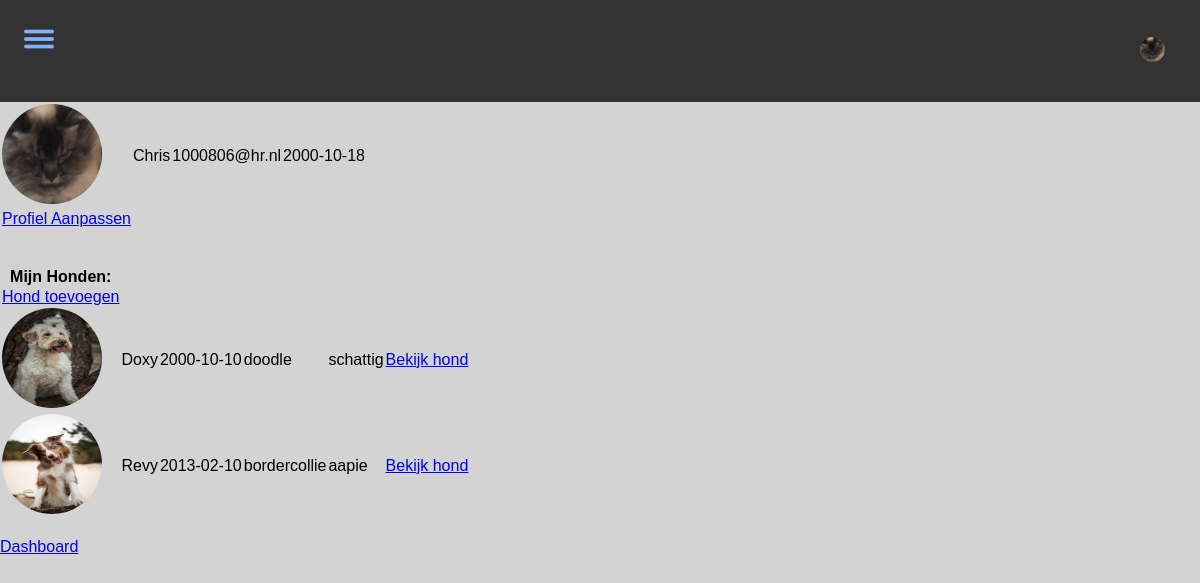
/user/profile (signed in), run on the app's committed database.
### tables this page shows
CREATE TABLE "user" (
	"ID"	INTEGER,
	"name"	TEXT,
	"email"	TEXT,
	"birthday"	TEXT,
	"profilepic"	TEXT,
	"password"	TEXT,
	PRIMARY KEY("ID" AUTOINCREMENT)
);

CREATE TABLE "dog" (
	"ID"	INTEGER UNIQUE,
	"name"	TEXT,
	"birthday"	TEXT,
	"profilepic"	TEXT,
	"race"	TEXT,
	"character"	TEXT,
	"userID"	INTEGER,
	PRIMARY KEY("ID" AUTOINCREMENT)
);

### app.py (the view)
@app.route("/user/profile")
def profile():
    return userController.user.profile()

### controllers/userController.py (called while the page is built)
    def profile():
        if session.get('loggedin') == True:
            userData = dataHandler.selectUserData()
            dogData = dogDataHandler.selectUserDogs()
            return render_template("profile.html", userData = userData, dogs = dogData)
        else:
            return redirect("/login")

### handlers/dogDataHandler.py (called while the page is built)
    def selectUserDogs():
        sqlConnection = sqlite3.connect(DATABASE)
        cursor = sqlConnection.cursor()
        dogSelect = """SELECT * FROM dog WHERE userID = ?"""
        cursor.execute(dogSelect, (session['id'], ))
        selectedDogData = cursor.fetchall()
        cursor.close()
        print(selectedDogData)
        sqlConnection.close()
        return selectedDogData

### handlers/userDataHandler.py (called while the page is built)
    def selectUserData():
        sqlConnection = sqlite3.connect(DATABASE)
        cursor = sqlConnection.cursor()
        userSelect = """SELECT * FROM user WHERE id = ?"""
        cursor.execute(userSelect, (session['id'], ))
        selectedUserData = cursor.fetchone()
        cursor.close()
        userData = {
            'profilepic' : selectedUserData[4],
            'name' : selectedUserData[1],
            'email' : selectedUserData[2],
            'birthday' : selectedUserData[3],
            'password' : selectedUserData[5]
        }
        sqlConnection.close()
        return userData

### templates/profile.html (shortened to what this page needs)
{% include 'navbar.html' %}
{% block content %}
    <body>
        <table class="profile">
            <tr>
                <td><img src="/static/user/{{ userData.profilepic }}" alt="user image"></td>
                <td>{{ userData.name }}</td>
                <td>{{ userData.email }}</td>
                <td>{{ userData.birthday }}</td>
            </tr>
            <tr>
                <td><a href="{{ url_for('editUserProfile') }}">Profiel Aanpassen</a></td>
            </tr>
        </table>
        <table>
            <tr>
                <th>Mijn Honden:</th>
            </tr>
            <tr>
                <td><a href="{{ url_for('addDog') }}">Hond toevoegen</a></td>
            </tr>
            {% for dog in dogs %}
            <tr>
                <td><img src="/static/dog/{{ dog[3] }}" alt="dog image" class="dogImg"></td>
                <td>{{ dog[1] }}</td>
                <td>{{ dog[2] }}</td>
                <td>{{ dog[4] }}</td>
                <td>{{ dog[5] }}</td>
                <br>
                <td><a href="/dog/{{ dog[1] }}">Bekijk hond</a></td>
            </tr>
            {% endfor %}
        </table>
        <br>
        <a href="{{ url_for('dashboard') }}">Dashboard</a>
    </body>
{% endblock %}

### templates/navbar.html (shortened to what this page needs)
<!doctype html>
<link rel="stylesheet" href="/static/styles/mobile.css">
<html>
    <head>
    </head>
    <body>
        <div class="nav">
            <a href="javascript:void(0);" onclick="openMenu()">
                <img id="hamburger" src="/static/icons/menu.png" alt="Menu">
            </a>
            <div class="userSide">
                {% if session['name'] %}
                    <a href="{{ url_for('profile') }}">
                        <img id="profilepic" src="/static/user/{{ session['profilepic'] }}" alt="user image">
                    </a>
                {% else %}
                    <a href="/login">Login</a>
                    <a href="/register">Registreer</a>
                {% endif %}
            </div>
        </div>
    </body>
</html>

### static/styles/mobile.css (style rules this page uses)
* { margin: 0; padding: 0; font-family: Arial, Helvetica, sans-serif; }
body { background-color: lightgray; }
.nav { background-color: #333; overflow: hidden; }
.nav .userSide { float: right; padding: 3%; }
.nav .userSide a { font-size: 15px; color: #FFFF; text-decoration: none; }
.nav a img { width: 30px; margin: 2%; }
.nav a #profilepic { width: 25px; height: 25px; border-radius: 50%; }

### templates/profile.html (style rules this page uses)
table td img { width: 100px; height: 100px; border-radius: 50%; }

### data on the page
user: profilepic (picture), name "Chris", email "1000806@hr.nl", birthday "2000-10-18"
dog: profilepic (picture), name "Doxy", birthday "2000-10-10", race "doodle", character "schattig"
dog: profilepic (picture), name "Revy", birthday "2013-02-10", race "bordercollie", character "aapie"
